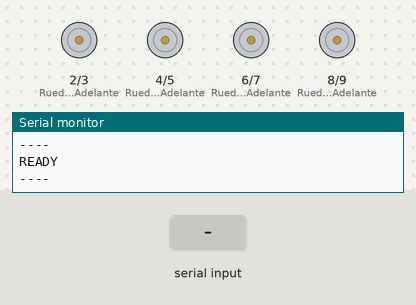
A sketch run on a simulated Arduino Uno, built with avr-gcc and run on an emulated ATmega328P. Parts: motor-driver pin pairs drawn as motors (green arrow = first pin HIGH = forward, orange = second pin HIGH = backward, longer = more drive), the last lines printed to the serial monitor. The inputs (shaded band) are chosen by the test bench.

Above: at 2.4 s.
2.5 s: "F" received over the second serial link
At 3.7 s:
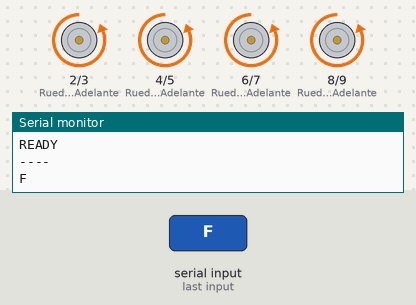
4.0 s: "R" received over the second serial link
At 4.9 s:
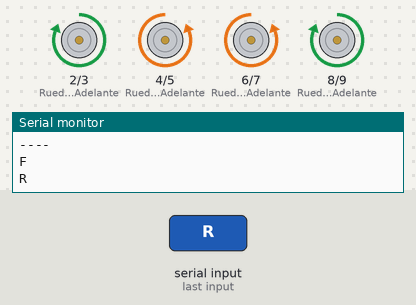
5.5 s: "L" received over the second serial link
At 6.0 s:
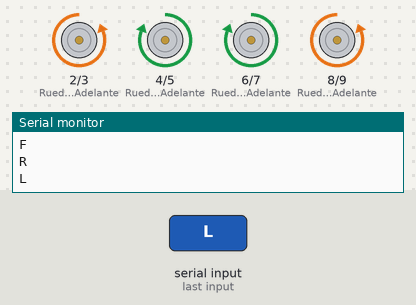
7.0 s: "B" received over the second serial link
At 8.3 s:
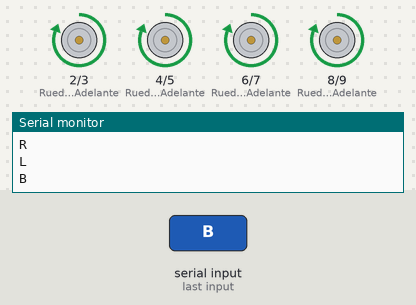
Timing chart, 0 to 9.5 s (numbered marks = the images above; inputs shaded):
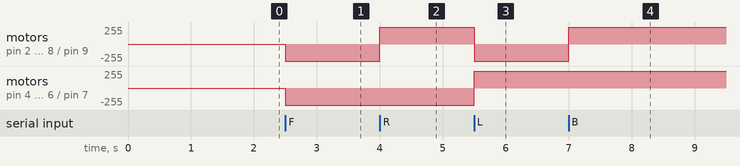

Measured:
- after the input at 2.5 s, motor on pin 2 (RuedaDerSupAdelante) / pin 3 (RuedaDerSupAtras), motor on pin 4 (RuedaIzqSupAdelante) / pin 5 (RuedaIzqSupAtras), motor on pin 6 (RuedaDerInfAdelante) / pin 7 (RuedaDerInfAtras), motor on pin 8 (RuedaIzqInfAdelante) / pin 9 (RuedaIzqInfAtras): stopped → backward 255/255 at once
- after the input at 4.0 s, motor on pin 2 (RuedaDerSupAdelante) / pin 3 (RuedaDerSupAtras), motor on pin 8 (RuedaIzqInfAdelante) / pin 9 (RuedaIzqInfAtras): backward 255/255 → forward 255/255 at once
- after the input at 5.5 s, motor on pin 2 (RuedaDerSupAdelante) / pin 3 (RuedaDerSupAtras): forward 255/255 → backward 255/255 at once; motor on pin 4 (RuedaIzqSupAdelante) / pin 5 (RuedaIzqSupAtras): backward 255/255 → forward 255/255 at once
- after the input at 7.0 s, motor on pin 2 (RuedaDerSupAdelante) / pin 3 (RuedaDerSupAtras), motor on pin 8 (RuedaIzqInfAdelante) / pin 9 (RuedaIzqInfAtras): backward 255/255 → forward 255/255 at once

The sketch:

C_digo_Motores_v3_Ft._Bluetooth__Tarea_3_.ino
```cpp
#include <SoftwareSerial.h>
SoftwareSerial SerialBT(10, 11);


int RuedaDerSupAdelante = 2;
int RuedaDerSupAtras = 3;
int RuedaIzqSupAdelante = 4;
int RuedaIzqSupAtras = 5;
int RuedaDerInfAdelante = 6;
int RuedaDerInfAtras = 7;
int RuedaIzqInfAdelante = 8;
int RuedaIzqInfAtras = 9;
char a;


void setup()

{
  Serial.begin(9600);
  delay(1000);
  Serial.println("----");
  Serial.println("READY");
  Serial.println("----");
  delay(200);
  SerialBT.begin(9600);


  pinMode(2, OUTPUT);
  pinMode(3, OUTPUT);
  pinMode(4, OUTPUT);
  pinMode(5, OUTPUT);
  pinMode(6, OUTPUT);
  pinMode(7, OUTPUT);
  pinMode(8, OUTPUT);
  pinMode(9, OUTPUT);
}

void loop() {

    a = leerSerial();
  if (a == 'F') {
    Adelante();
  }
  if (a == 'R')
  {
    Girar();
  }
  if (a == 'L')
  {
    Girar2();
  }
  if (a == 'B')
  {
    Atras();
  }
  if (a == 'S')
  {
    Stop();
  }

  //Adelante(2);
  //Atras(2);
  //Girar(1);
}
void Adelante() {  //Funcion utilizada para hacer girar los 4 motores en sentido horario

  digitalWrite(RuedaDerSupAdelante, LOW);
  digitalWrite(RuedaDerSupAtras, HIGH);
  digitalWrite(RuedaIzqSupAdelante , LOW);
  digitalWrite(RuedaIzqSupAtras, HIGH);
  digitalWrite(RuedaDerInfAdelante, LOW);
  digitalWrite(RuedaDerInfAtras, HIGH);
  digitalWrite(RuedaIzqInfAdelante , LOW);
  digitalWrite(RuedaIzqInfAtras, HIGH);
  delay(1000*0.00005);
}
void Girar() {  // DERECHA,Funcion utilizada para hacer girar las ruedas del lado izquierdo en sentido horario,
                            //y las del lado derecho en sentido antihorario, con tal de que el vehiculo realize un giro

  digitalWrite(RuedaDerSupAdelante, HIGH);
  digitalWrite(RuedaDerSupAtras, LOW);
  digitalWrite(RuedaIzqSupAdelante, LOW);
  digitalWrite(RuedaIzqSupAtras, HIGH);
  digitalWrite(RuedaDerInfAdelante, LOW);
  digitalWrite(RuedaDerInfAtras, HIGH);
  digitalWrite(RuedaIzqInfAdelante, HIGH);
  digitalWrite(RuedaIzqInfAtras, LOW);
  delay(1000*0.00005);
}
void Atras() {  //Funcion utilizada para hacer girar los 4 motores en sentido antihorario

  digitalWrite(RuedaDerSupAdelante, HIGH);
  digitalWrite(RuedaDerSupAtras, LOW);
  digitalWrite(RuedaIzqSupAdelante, HIGH);
  digitalWrite(RuedaIzqSupAtras, LOW);
  digitalWrite(RuedaDerInfAdelante, HIGH);
  digitalWrite(RuedaDerInfAtras, LOW);
  digitalWrite(RuedaIzqInfAdelante, HIGH);
  digitalWrite(RuedaIzqInfAtras, LOW);
  delay(1000*0.00005);
}
void Girar2() {  //IzquierdaFuncion utilizada para hacer girar las ruedas del lado izquierdo en sentido horario,
                             //y las del lado derecho en sentido antihorario, con tal de que el vehiculo realize un giro

digitalWrite(RuedaDerSupAdelante, LOW);
  digitalWrite(RuedaDerSupAtras, HIGH);
  digitalWrite(RuedaIzqSupAdelante, HIGH);
  digitalWrite(RuedaIzqSupAtras, LOW);
  digitalWrite(RuedaDerInfAdelante, HIGH);
  digitalWrite(RuedaDerInfAtras, LOW);
  digitalWrite(RuedaIzqInfAdelante, LOW);
  digitalWrite(RuedaIzqInfAtras, HIGH);
  delay(1000*0.00005);
}

void Stop() {
  digitalWrite(RuedaDerSupAdelante, LOW);
  digitalWrite(RuedaDerSupAtras, LOW);
  digitalWrite(RuedaIzqSupAdelante, LOW);
  digitalWrite(RuedaIzqSupAtras, LOW);
  digitalWrite(RuedaDerInfAdelante, LOW);
  digitalWrite(RuedaDerInfAtras, LOW);
  digitalWrite(RuedaIzqInfAdelante, LOW);
  digitalWrite(RuedaIzqInfAtras, LOW);
}

char leerSerial() {
  SerialBT.listen();
  if (SerialBT.available() > 0) {
    a = SerialBT.read();
    Serial.println(a);
  }
  return a;
}
```
